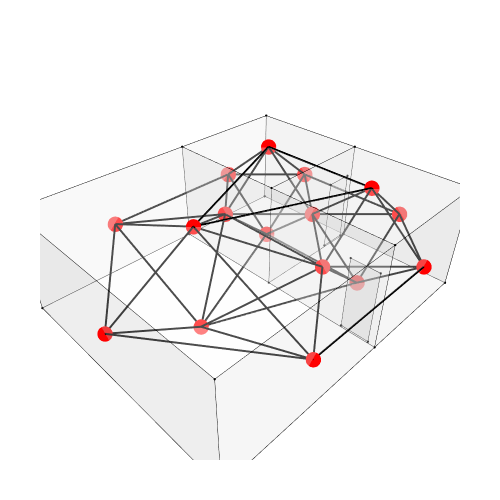

Source (notebook cell):
### Markdown cell above
## 14. Show the geometry and graph

### Code cell
Topology.Show(house, d1, d2, g3,
              vertexSizeKey="size",
              vertexColorKey="color",
              edgeWidthKey="width",
              edgeColorKey="color",
              faceOpacity=0.3,
               width=500,
              height=500,
              backgroundColor="white",
              renderer=renderer)

### Figure 1 — Plotly figure (JSON) as saved in the notebook; plotly's stock layout.template omitted (floating-point values rounded to 4 significant figures; data arrays with more than 128 entries replaced by an {"elided": "..."} marker saying what was removed)
{"data": [{"customdata": ["", "", "", "", "", "", "", "", "", "", "", "", "", "", "", ""], "hoverinfo": "text", "hovertemplate": ["Click ", "Click ", "Click ", "Click ", "Click ", "Click ", "Click ", "Click ", "Click ", "Click ", "Click ", "Click ", "Click ", "Click ", "Click ", "Click "], "hovertext": ["", "", "", "", "", "", "", "", "", "", "", "", "", "", "", ""], "legendgroup": "1", "legendrank": 1, "marker": {"color": ["#000000", "#000000", "#000000", "#000000", "#000000", "#000000", "#000000", "#000000", "#000000", "#000000", "#000000", "#000000", "#000000", "#000000", "#000000", "#000000"], "line": {"width": 0}, "opacity": 1, "size": [2.8, 2.8, 2.8, 2.8, 2.8, 2.8, 2.8, 2.8, 2.8, 2.8, 2.8, 2.8, 2.8, 2.8, 2.8, 2.8], "sizemode": "diameter", "symbol": "circle"}, "mode": "markers", "name": "1: Untitled (Vertices)", "showlegend": false, "text": ["", "", "", "", "", "", "", "", "", "", "", "", "", "", "", ""], "type": "scatter3d", "x": [0, 5, 5, 5, 0, 5, 0, 5, 5, 0, 8.5, 8.5, 8.5, 8.5, 8.5, 8.5], "y": [7, 7, 3.5, 0, 0, 7, 7, 3.5, 0, 0, 7, 3.5, 7, 3.5, 0, 0], "z": [0, 0, 0, 0, 0, 3, 3, 3, 3, 3, 0, 0, 3, 3, 0, 3]}, {"hoverinfo": "text", "hovertext": [], "legendgroup": "2", "legendrank": 2, "line": {"color": "#000000", "dash": "solid", "width": 1}, "marker": {"color": "#000000", "size": 0.25, "symbol": "circle"}, "mode": "markers+lines", "name": "1: Untitled (Edges)", "showlegend": false, "text": [], "type": "scatter3d", "x": [0, 5, null, 5, 5, null, 5, 5, null, 5, 0, null, 0, 0, null, 5, 5, null, 0, 5, null, 0, 0, null, 5, 5, null, 5, 5, null, 5, 5, null, 5, 5, null, 0, 0, null, 5, 0, null, 0, 0, null, 5, 8.5, null, 8.5, 8.5, null, 8.5, 5, null, 8.5, 8.5, null, 5, 8.5, null, 8.5, 8.5, null, 8.5, 8.5, null, 8.5, 5, null, 8.5, 8.5, null, 8.5, 5, null, 8.5, 8.5, null, 8.5, 8.5, null, 8.5, 5, null], "y": [7, 7, null, 7, 3.5, null, 3.5, 0, null, 0, 0, null, 0, 7, null, 7, 7, null, 7, 7, null, 7, 7, null, 7, 3.5, null, 3.5, 3.5, null, 3.5, 0, null, 0, 0, null, 0, 0, null, 0, 0, null, 0, 7, null, 7, 7, null, 7, 3.5, null, 3.5, 3.5, null, 7, 7, null, 7, 7, null, 3.5, 3.5, null, 7, 3.5, null, 3.5, 3.5, null, 3.5, 0, null, 0, 0, null, 0, 0, null, 3.5, 0, null, 0, 0, null], "z": [0, 0, null, 0, 0, null, 0, 0, null, 0, 0, null, 0, 0, null, 3, 0, null, 3, 3, null, 0, 3, null, 3, 3, null, 3, 0, null, 3, 3, null, 3, 0, null, 3, 0, null, 3, 3, null, 3, 3, null, 0, 0, null, 0, 0, null, 0, 0, null, 3, 0, null, 3, 3, null, 3, 0, null, 3, 3, null, 3, 3, null, 0, 0, null, 0, 0, null, 3, 0, null, 3, 3, null, 3, 3, null]}, {"cmax": 1, "cmin": 0, "color": "#FAFAFA", "colorscale": [[0, "#440154"], [0.1111, "#482878"], [0.2222, "#3e4989"], [0.3333, "#31688e"], [0.4444, "#26828e"], [0.5556, "#1f9e89"], [0.6667, "#35b779"], [0.7778, "#6ece58"], [0.8889, "#b5de2b"], [1, "#fde725"]], "flatshading": true, "hoverinfo": "text", "hovertext": "", "i": [0, 3, 3, 5, 3, 4, 6, 1, 7, 0, 9, 3, 5, 8, 7, 9, 4, 4, 6, 4, 12, 10, 11, 11, 13, 7, 1, 1, 13, 11, 2, 8, 15, 8], "j": [1, 4, 1, 6, 5, 6, 7, 7, 8, 2, 0, 0, 3, 7, 6, 7, 10, 11, 12, 6, 13, 12, 13, 7, 12, 13, 11, 14, 15, 13, 14, 2, 13, 15], "k": [2, 1, 0, 4, 4, 1, 1, 2, 2, 8, 8, 9, 9, 9, 5, 5, 11, 1, 10, 10, 11, 11, 7, 1, 6, 6, 14, 2, 14, 14, 15, 15, 7, 7], "legendgroup": "3", "legendrank": 3, "lighting": {"facenormalsepsilon": 0}, "name": "1: Untitled (Faces)", "opacity": 0.3, "showlegend": false, "showscale": false, "text": "", "type": "mesh3d", "x": [0, 5, 5, 0, 5, 0, 5, 5, 5, 0, 8.5, 8.5, 8.5, 8.5, 8.5, 8.5], "y": [0, 3.5, 0, 7, 7, 7, 7, 3.5, 0, 0, 7, 3.5, 7, 3.5, 0, 0], "z": [0, 0, 0, 0, 0, 3, 3, 3, 3, 3, 0, 0, 3, 3, 0, 3]}, {"customdata": ["", "", "", ""], "hoverinfo": "text", "hovertemplate": ["Click ", "Click ", "Click ", "Click "], "hovertext": ["", "", "", ""], "legendgroup": "5", "legendrank": 5, "marker": {"color": ["#000000", "#000000", "#000000", "#000000"], "line": {"width": 0}, "opacity": 1, "size": [2.8, 2.8, 2.8, 2.8], "sizemode": "diameter", "symbol": "circle"}, "mode": "markers", "name": "2: Untitled (Vertices)", "showlegend": false, "text": ["", "", "", ""], "type": "scatter3d", "x": [7.5, 8.3, 8.3, 7.5], "y": [3.5, 3.5, 3.5, 3.5], "z": [0.05, 0.05, 2.15, 2.15]}, {"hoverinfo": "text", "hovertext": [], "legendgroup": "6", "legendrank": 6, "line": {"color": "#000000", "dash": "solid", "width": 1}, "marker": {"color": "#000000", "size": 0.25, "symbol": "circle"}, "mode": "markers+lines", "name": "2: Untitled (Edges)", "showlegend": false, "text": [], "type": "scatter3d", "x": [7.5, 8.3, null, 8.3, 8.3, null, 8.3, 7.5, null, 7.5, 7.5, null], "y": [3.5, 3.5, null, 3.5, 3.5, null, 3.5, 3.5, null, 3.5, 3.5, null], "z": [0.05, 0.05, null, 0.05, 2.15, null, 2.15, 2.15, null, 2.15, 0.05, null]}, {"cmax": 1, "cmin": 0, "color": "#FAFAFA", "colorscale": [[0, "#440154"], [0.1111, "#482878"], [0.2222, "#3e4989"], [0.3333, "#31688e"], [0.4444, "#26828e"], [0.5556, "#1f9e89"], [0.6667, "#35b779"], [0.7778, "#6ece58"], [0.8889, "#b5de2b"], [1, "#fde725"]], "flatshading": true, "hoverinfo": "text", "hovertext": "", "i": [0, 0], "j": [1, 2], "k": [2, 3], "legendgroup": "7", "legendrank": 7, "lighting": {"facenormalsepsilon": 0}, "name": "2: Untitled (Faces)", "opacity": 0.3, "showlegend": false, "showscale": false, "text": "", "type": "mesh3d", "x": [8.3, 8.3, 7.5, 7.5], "y": [3.5, 3.5, 3.5, 3.5], "z": [0.05, 2.15, 2.15, 0.05]}, {"customdata": ["", "", "", ""], "hoverinfo": "text", "hovertemplate": ["Click ", "Click ", "Click ", "Click "], "hovertext": ["", "", "", ""], "legendgroup": "9", "legendrank": 9, "marker": {"color": ["#000000", "#000000", "#000000", "#000000"], "line": {"width": 0}, "opacity": 1, "size": [2.8, 2.8, 2.8, 2.8], "sizemode": "diameter", "symbol": "circle"}, "mode": "markers", "name": "3: Untitled (Vertices)", "showlegend": false, "text": ["", "", "", ""], "type": "scatter3d", "x": [5, 5, 5, 5], "y": [0.2, 0.2, 1, 1], "z": [0.05, 2.15, 2.15, 0.05]}, {"hoverinfo": "text", "hovertext": [], "legendgroup": "10", "legendrank": 10, "line": {"color": "#000000", "dash": "solid", "width": 1}, "marker": {"color": "#000000", "size": 0.25, "symbol": "circle"}, "mode": "markers+lines", "name": "3: Untitled (Edges)", "showlegend": false, "text": [], "type": "scatter3d", "x": [5, 5, null, 5, 5, null, 5, 5, null, 5, 5, null], "y": [0.2, 0.2, null, 0.2, 1, null, 1, 1, null, 1, 0.2, null], "z": [0.05, 2.15, null, 2.15, 2.15, null, 2.15, 0.05, null, 0.05, 0.05, null]}, {"cmax": 1, "cmin": 0, "color": "#FAFAFA", "colorscale": [[0, "#440154"], [0.1111, "#482878"], [0.2222, "#3e4989"], [0.3333, "#31688e"], [0.4444, "#26828e"], [0.5556, "#1f9e89"], [0.6667, "#35b779"], [0.7778, "#6ece58"], [0.8889, "#b5de2b"], [1, "#fde725"]], "flatshading": true, "hoverinfo": "text", "hovertext": "", "i": [0, 0], "j": [1, 2], "k": [2, 3], "legendgroup": "11", "legendrank": 11, "lighting": {"facenormalsepsilon": 0}, "name": "3: Untitled (Faces)", "opacity": 0.3, "showlegend": false, "showscale": false, "text": "", "type": "mesh3d", "x": [5, 5, 5, 5], "y": [0.2, 0.2, 1, 1], "z": [0.05, 2.15, 2.15, 0.05]}, {"hoverinfo": "text", "hovertext": [], "legendgroup": "14", "legendrank": 14, "line": {"color": "#000000", "dash": "solid", "width": 4}, "marker": {"color": "#000000", "size": 1, "symbol": "circle"}, "mode": "markers+lines", "name": "4: Untitled Graph (Edges)", "showlegend": false, "text": [], "type": "scatter3d", "x": {"elided": "144 float values"}, "y": {"elided": "144 float values"}, "z": {"elided": "144 float values"}}, {"customdata": ["", "", "", "", "", "", "", "", "", "", "", "", "", "", "", ""], "hoverinfo": "text", "hovertemplate": ["Click ", "Click ", "Click ", "Click ", "Click ", "Click ", "Click ", "Click ", "Click ", "Click ", "Click ", "Click ", "Click ", "Click ", "Click ", "Click "], "hovertext": ["", "", "", "", "", "", "", "", "", "", "", "", "", "", "", ""], "legendgroup": "13", "legendrank": 13, "marker": {"color": ["#FF0000", "#FF0000", "#FF0000", "#FF0000", "#FF0000", "#FF0000", "#FF0000", "#FF0000", "#FF0000", "#FF0000", "#FF0000", "#FF0000", "#FF0000", "#FF0000", "#FF0000", "#FF0000"], "line": {"width": 0}, "opacity": 1, "size": [18, 18, 18, 18, 18, 18, 18, 18, 18, 18, 18, 18, 18, 18, 18, 18], "sizemode": "diameter", "symbol": "circle"}, "mode": "markers", "name": "4: Untitled Graph (Vertices)", "showlegend": false, "text": ["", "", "", "", "", "", "", "", "", "", "", "", "", "", "", ""], "type": "scatter3d", "x": [2.5, 6.75, 8.5, 5, 6.75, 6.75, 6.75, 2.5, 5, 6.75, 6.75, 8.5, 2.5, 2.5, 0, 6.75], "y": [3.5, 3.5, 1.75, 1.75, 1.75, 7, 5.25, 0, 5.25, 1.75, 0, 5.25, 7, 3.5, 3.5, 5.25], "z": [3, 1.5, 1.5, 1.5, 3, 1.5, 0, 1.5, 1.5, 0, 1.5, 1.5, 1.5, 0, 1.5, 3]}], "layout": {"autosize": true, "height": 500, "margin": {"b": 40, "l": 40, "r": 40, "t": 40}, "paper_bgcolor": "#FFFFFF", "plot_bgcolor": "#FFFFFF", "scene": {"aspectmode": "data", "camera": {"center": {"x": 0, "y": 0, "z": 0}, "eye": {"x": -1.25, "y": -1.25, "z": 1.25}, "projection": {"type": "perspective"}, "up": {"x": 0, "y": 0, "z": 1}}, "xaxis": {"visible": false}, "yaxis": {"visible": false}, "zaxis": {"visible": false}}, "showlegend": true, "width": 500, "xaxis": {"showgrid": false, "visible": false, "zeroline": false}, "yaxis": {"showgrid": false, "visible": false, "zeroline": false}}}
